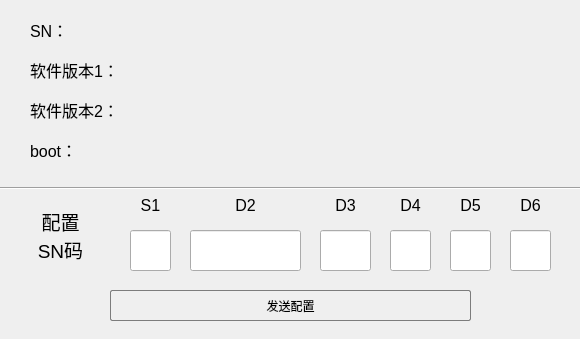
<?xml version="1.0" encoding="UTF-8"?>
<ui version="4.0">
 <class>Dialog_VersionMsg</class>
 <widget class="QDialog" name="Dialog_VersionMsg">
  <property name="geometry">
   <rect>
    <x>0</x>
    <y>0</y>
    <width>580</width>
    <height>339</height>
   </rect>
  </property>
  <property name="minimumSize">
   <size>
    <width>580</width>
    <height>339</height>
   </size>
  </property>
  <property name="maximumSize">
   <size>
    <width>580</width>
    <height>339</height>
   </size>
  </property>
  <property name="windowTitle">
   <string>Dialog</string>
  </property>
  <property name="styleSheet">
   <string notr="true">background-color:rgb(255, 255, 255);

QPushButton{
	background-color: qconicalgradient(cx:0.5, cy:0.522909, angle:179.9,
		stop:0.494318 rgba(214, 214, 214, 255), stop:0.5 rgba(236, 236, 236, 255));
	border: 1px solid rgb(124, 124, 124);
	border-radius:2px;
}
QPushButton:hover{
background-color: qconicalgradient(cx:0.5, cy:0.522909, angle:179.9,
	stop:0.494318 rgba(181, 225, 250, 255), stop:0.5 rgba(222, 242, 251, 255));
border: 1px solid #3C80B1;
}
QPushButton:pressed{
	background-color: qconicalgradient(cx:0.5, cy:0.522909, angle:179.9,
		stop:0.494318 rgba(134, 198, 233, 255), stop:0.5 rgba(206, 234, 248, 255));
	border: 1px solid #5F92B2;
}
</string>
  </property>
  <widget class="QLabel" name="label">
   <property name="geometry">
    <rect>
     <x>30</x>
     <y>20</y>
     <width>100</width>
     <height>20</height>
    </rect>
   </property>
   <property name="font">
    <font>
     <pointsize>12</pointsize>
    </font>
   </property>
   <property name="text">
    <string>SN：</string>
   </property>
  </widget>
  <widget class="QLabel" name="label_2">
   <property name="geometry">
    <rect>
     <x>30</x>
     <y>60</y>
     <width>100</width>
     <height>20</height>
    </rect>
   </property>
   <property name="font">
    <font>
     <pointsize>12</pointsize>
    </font>
   </property>
   <property name="text">
    <string>软件版本1：</string>
   </property>
  </widget>
  <widget class="QLabel" name="Label_Sn">
   <property name="geometry">
    <rect>
     <x>160</x>
     <y>20</y>
     <width>400</width>
     <height>20</height>
    </rect>
   </property>
   <property name="font">
    <font>
     <pointsize>9</pointsize>
    </font>
   </property>
   <property name="text">
    <string/>
   </property>
  </widget>
  <widget class="QLabel" name="Label_Algri_Ver">
   <property name="geometry">
    <rect>
     <x>160</x>
     <y>60</y>
     <width>400</width>
     <height>20</height>
    </rect>
   </property>
   <property name="font">
    <font>
     <pointsize>9</pointsize>
    </font>
   </property>
   <property name="text">
    <string/>
   </property>
  </widget>
  <widget class="QLabel" name="label_3">
   <property name="geometry">
    <rect>
     <x>30</x>
     <y>100</y>
     <width>100</width>
     <height>20</height>
    </rect>
   </property>
   <property name="font">
    <font>
     <pointsize>12</pointsize>
    </font>
   </property>
   <property name="text">
    <string>软件版本2：</string>
   </property>
  </widget>
  <widget class="QLabel" name="label_4">
   <property name="geometry">
    <rect>
     <x>30</x>
     <y>140</y>
     <width>100</width>
     <height>20</height>
    </rect>
   </property>
   <property name="font">
    <font>
     <pointsize>12</pointsize>
    </font>
   </property>
   <property name="text">
    <string>boot：</string>
   </property>
  </widget>
  <widget class="QLabel" name="Label_BSW_Ver">
   <property name="geometry">
    <rect>
     <x>160</x>
     <y>100</y>
     <width>400</width>
     <height>20</height>
    </rect>
   </property>
   <property name="font">
    <font>
     <pointsize>9</pointsize>
    </font>
   </property>
   <property name="text">
    <string/>
   </property>
  </widget>
  <widget class="QLabel" name="Label_BootVer_BOOT">
   <property name="geometry">
    <rect>
     <x>160</x>
     <y>140</y>
     <width>400</width>
     <height>20</height>
    </rect>
   </property>
   <property name="font">
    <font>
     <pointsize>9</pointsize>
    </font>
   </property>
   <property name="text">
    <string/>
   </property>
  </widget>
  <widget class="QLabel" name="label_sn_d2">
   <property name="geometry">
    <rect>
     <x>190</x>
     <y>190</y>
     <width>111</width>
     <height>31</height>
    </rect>
   </property>
   <property name="font">
    <font>
     <pointsize>12</pointsize>
    </font>
   </property>
   <property name="text">
    <string>D2</string>
   </property>
   <property name="alignment">
    <set>Qt::AlignCenter</set>
   </property>
  </widget>
  <widget class="QLineEdit" name="LineEdit_d4">
   <property name="geometry">
    <rect>
     <x>390</x>
     <y>230</y>
     <width>41</width>
     <height>41</height>
    </rect>
   </property>
   <property name="font">
    <font>
     <pointsize>12</pointsize>
    </font>
   </property>
   <property name="text">
    <string/>
   </property>
   <property name="alignment">
    <set>Qt::AlignCenter</set>
   </property>
  </widget>
  <widget class="QLabel" name="label_sn_d3">
   <property name="geometry">
    <rect>
     <x>320</x>
     <y>190</y>
     <width>51</width>
     <height>31</height>
    </rect>
   </property>
   <property name="font">
    <font>
     <pointsize>12</pointsize>
    </font>
   </property>
   <property name="text">
    <string>D3</string>
   </property>
   <property name="alignment">
    <set>Qt::AlignCenter</set>
   </property>
  </widget>
  <widget class="QLabel" name="label_sn_d6">
   <property name="geometry">
    <rect>
     <x>510</x>
     <y>190</y>
     <width>41</width>
     <height>31</height>
    </rect>
   </property>
   <property name="font">
    <font>
     <pointsize>12</pointsize>
    </font>
   </property>
   <property name="text">
    <string>D6</string>
   </property>
   <property name="alignment">
    <set>Qt::AlignCenter</set>
   </property>
  </widget>
  <widget class="QLineEdit" name="LineEdit_d5">
   <property name="geometry">
    <rect>
     <x>450</x>
     <y>230</y>
     <width>41</width>
     <height>41</height>
    </rect>
   </property>
   <property name="font">
    <font>
     <pointsize>12</pointsize>
    </font>
   </property>
   <property name="alignment">
    <set>Qt::AlignCenter</set>
   </property>
  </widget>
  <widget class="QLabel" name="label_sn_d5">
   <property name="geometry">
    <rect>
     <x>450</x>
     <y>190</y>
     <width>41</width>
     <height>31</height>
    </rect>
   </property>
   <property name="font">
    <font>
     <pointsize>12</pointsize>
    </font>
   </property>
   <property name="text">
    <string>D5</string>
   </property>
   <property name="alignment">
    <set>Qt::AlignCenter</set>
   </property>
  </widget>
  <widget class="QLabel" name="label_sn_s1">
   <property name="geometry">
    <rect>
     <x>130</x>
     <y>190</y>
     <width>41</width>
     <height>31</height>
    </rect>
   </property>
   <property name="font">
    <font>
     <pointsize>12</pointsize>
    </font>
   </property>
   <property name="text">
    <string>S1</string>
   </property>
   <property name="alignment">
    <set>Qt::AlignCenter</set>
   </property>
  </widget>
  <widget class="QLabel" name="label_SN_title">
   <property name="geometry">
    <rect>
     <x>0</x>
     <y>200</y>
     <width>121</width>
     <height>71</height>
    </rect>
   </property>
   <property name="font">
    <font>
     <pointsize>14</pointsize>
    </font>
   </property>
   <property name="text">
    <string>&lt;html&gt;&lt;head/&gt;&lt;body&gt;&lt;p&gt;配置&lt;br/&gt;SN码&lt;/p&gt;&lt;/body&gt;&lt;/html&gt;</string>
   </property>
   <property name="alignment">
    <set>Qt::AlignCenter</set>
   </property>
  </widget>
  <widget class="QLineEdit" name="LineEdit_d3">
   <property name="geometry">
    <rect>
     <x>320</x>
     <y>230</y>
     <width>51</width>
     <height>41</height>
    </rect>
   </property>
   <property name="font">
    <font>
     <pointsize>12</pointsize>
    </font>
   </property>
   <property name="text">
    <string/>
   </property>
   <property name="alignment">
    <set>Qt::AlignCenter</set>
   </property>
  </widget>
  <widget class="QLineEdit" name="LineEdit_d6">
   <property name="geometry">
    <rect>
     <x>510</x>
     <y>230</y>
     <width>41</width>
     <height>41</height>
    </rect>
   </property>
   <property name="font">
    <font>
     <pointsize>12</pointsize>
    </font>
   </property>
   <property name="alignment">
    <set>Qt::AlignCenter</set>
   </property>
  </widget>
  <widget class="QLabel" name="label_sn_d4">
   <property name="geometry">
    <rect>
     <x>390</x>
     <y>190</y>
     <width>41</width>
     <height>31</height>
    </rect>
   </property>
   <property name="font">
    <font>
     <pointsize>12</pointsize>
    </font>
   </property>
   <property name="text">
    <string>D4</string>
   </property>
   <property name="alignment">
    <set>Qt::AlignCenter</set>
   </property>
  </widget>
  <widget class="QLineEdit" name="LineEdit_s1">
   <property name="geometry">
    <rect>
     <x>130</x>
     <y>230</y>
     <width>41</width>
     <height>41</height>
    </rect>
   </property>
   <property name="font">
    <font>
     <pointsize>12</pointsize>
    </font>
   </property>
   <property name="text">
    <string/>
   </property>
   <property name="alignment">
    <set>Qt::AlignCenter</set>
   </property>
  </widget>
  <widget class="QLineEdit" name="LineEdit_d2">
   <property name="geometry">
    <rect>
     <x>190</x>
     <y>230</y>
     <width>111</width>
     <height>41</height>
    </rect>
   </property>
   <property name="font">
    <font>
     <pointsize>12</pointsize>
    </font>
   </property>
   <property name="text">
    <string/>
   </property>
   <property name="alignment">
    <set>Qt::AlignCenter</set>
   </property>
  </widget>
  <widget class="Line" name="line">
   <property name="geometry">
    <rect>
     <x>0</x>
     <y>180</y>
     <width>591</width>
     <height>16</height>
    </rect>
   </property>
   <property name="orientation">
    <enum>Qt::Horizontal</enum>
   </property>
  </widget>
  <widget class="QPushButton" name="PushButton_SendSN">
   <property name="geometry">
    <rect>
     <x>110</x>
     <y>290</y>
     <width>361</width>
     <height>31</height>
    </rect>
   </property>
   <property name="styleSheet">
    <string notr="true">QPushButton{
	background-color: qconicalgradient(cx:0.5, cy:0.522909, angle:179.9,
		stop:0.494318 rgba(214, 214, 214, 255), stop:0.5 rgba(236, 236, 236, 255));
	border: 1px solid rgb(124, 124, 124);
	border-radius:2px;
}
QPushButton:hover{
background-color: qconicalgradient(cx:0.5, cy:0.522909, angle:179.9,
	stop:0.494318 rgba(181, 225, 250, 255), stop:0.5 rgba(222, 242, 251, 255));
border: 1px solid #3C80B1;
}
QPushButton:pressed{
	background-color: qconicalgradient(cx:0.5, cy:0.522909, angle:179.9,
		stop:0.494318 rgba(134, 198, 233, 255), stop:0.5 rgba(206, 234, 248, 255));
	border: 1px solid #5F92B2;
}
</string>
   </property>
   <property name="text">
    <string>发送配置</string>
   </property>
  </widget>
 </widget>
 <resources/>
 <connections/>
</ui>
